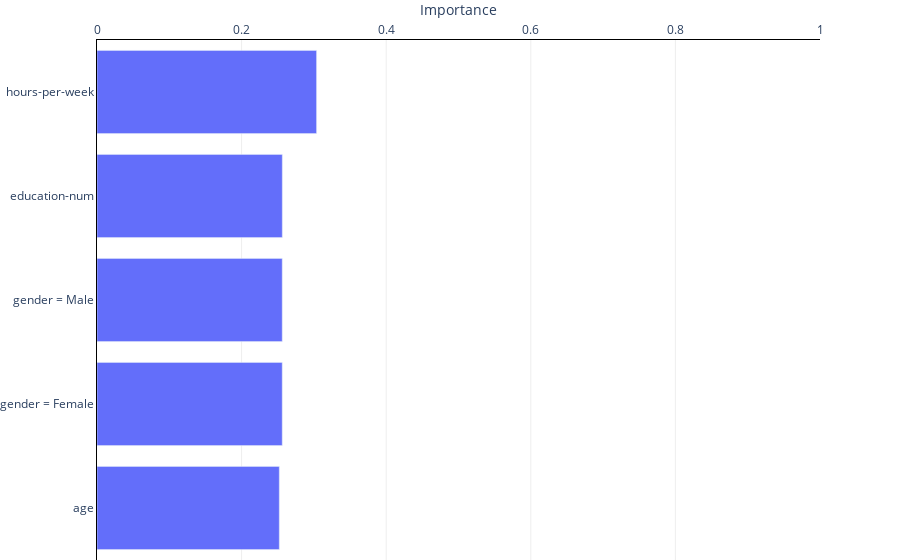

Notebook code for this chart:
### Markdown cell above
We can also get an overview of features' importance and determine which ones impact the predictions the most:

### Code cell
explainer.plot_bias_ranking(
    X_test=X_test[['age', 'education-num', 'hours-per-week', 'gender']],
    y_pred=y_pred,
)

### Figure 1 — Plotly figure (JSON) as saved in the notebook; plotly's stock layout.template omitted (floating-point values rounded to 4 significant figures)
{"data": [{"hoverinfo": "x", "orientation": "h", "type": "bar", "x": [0.2521, 0.2562, 0.2562, 0.2563, 0.3037], "y": ["age", "gender = Female", "gender = Male", "education-num", "hours-per-week"]}], "layout": {"margin": {"b": 0, "t": 40}, "plot_bgcolor": "white", "xaxis": {"fixedrange": true, "gridcolor": "#eee", "linecolor": "black", "range": [0, 1], "showline": true, "side": "top", "title": {"text": "Importance"}, "zeroline": false}, "yaxis": {"automargin": true, "fixedrange": true, "linecolor": "black", "showline": true, "zeroline": false}}}
